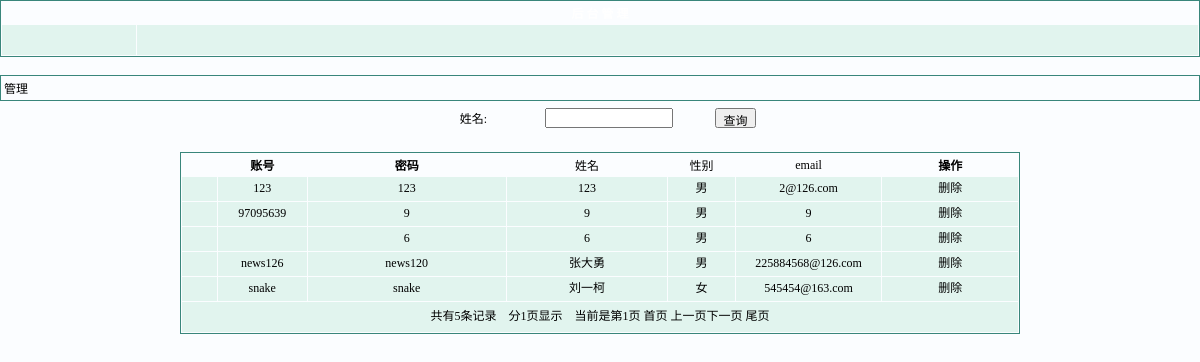
Page /houtai/hylist.php (signed in) on the committed database.
### tables this page shows
CREATE TABLE `hy` (
  `hy_id` int(4) NOT NULL AUTO_INCREMENT,
  `userid` varchar(50) DEFAULT NULL,
  `password` varchar(50) DEFAULT NULL,
  `email` varchar(50) DEFAULT NULL,
  `name` varchar(50) DEFAULT NULL,
  `sex` varchar(20) DEFAULT NULL,
  `tel` varchar(50) DEFAULT NULL,
  `zip` varchar(50) DEFAULT NULL,
  `tx` varchar(100) DEFAULT NULL,
  PRIMARY KEY (`hy_id`)
);

### houtai/hylist.php (the view, shortened to what this page needs)
<?
include("../inc/conn.php");
?>
<html>
<head>
<link rel="stylesheet" type="text/css" href="Admin_Style.css">
</head>
<body leftmargin="2" topmargin="0" marginwidth="0" marginheight="0">
<table width="100%" border="0" align="center" cellpadding="2" cellspacing="1" class="border">
  <tr class="topbg">
    <td height="22" colspan="2"  align="center"><strong>后 台 管 理</strong></td>
  </tr>
  <tr class="tdbg">
    <td width="145" height="30" ><strong></strong></td>
    <td width="1175">&nbsp;</td>
  </tr>
</table>
<br>
<table width="100%" border="0" align="center" cellpadding="2" cellspacing="1" class="border">
  <tr class="title">
    <td height="22">管理</td>
  </tr>
</table>
<table width="351" border="0" align="center" cellpadding="0" cellspacing="0">
  <form action="hylist.php">
    <tr>
      <td width="98" height="33" align="center">姓名:</td>
      <td width="173" align="center"><input name="key" type="text" id="key" size="15"></td>
      <td width="80" align="center"><input type="submit" name="Submit" value="查询"></td>
    </tr>
  </form>
</table>
<br>
<table width='70%' border="0" cellpadding="0" cellspacing="0" align=center>
  <tr>
     <td><table class="border" border="0" cellspacing="1" width="100%" cellpadding="0">
          <tr class="title" height="22">
            <td height="22" width="40" align="center">&nbsp;</td>
            <td width="95" align="center"  height="22"><strong>账号</strong></td>
            <td align="center"  width=223><strong>密码</strong></td>
            <td align="center"  width=183>姓名</td>
            <td align="center"  width=75>性别</td>
            <td  width=152 align="center">email</td>
            <td width="155" align="center" ><strong>操作</strong></td>
          </tr>
           <?php
$sql="select * from hy where 1=1";
$num=mysqli_num_rows(mysqli_query($conn, $sql));
$pagesize=15;
$pagecount=ceil($num/$pagesize)-1;
if(empty($_GET["page"]))
{
$page=0;
}
else
{
$page=$_GET["page"];
}
$nextpage=$page+1;
$prepage=$page-1;
$exec=$sql." order by hy_id desc limit ".($page*$pagesize).",$pagesize";
$result=mysqli_query($conn, $exec);
if($num==0)
{
 echo "<tr><td colspan=7>暂时没有信息</td></tr>";
}
else
{
while($rs=mysqli_fetch_array($result))
{
?>
          <tr class="tdbg" onMouseOut="this.style.backgroundColor=''" onMouseOver="this.style.backgroundColor='#BFDFFF'">
            <td width="40" height="24" align="center">&nbsp;</td>
            <td width="95" align="center"><?=$rs["userid"]?></td>
            <td align="center"><?=$rs["password"]?></td>
            <td align="center"><?=$rs["name"]?></td>
            <td align="center"><?=$rs["sex"]?></td>
            <td align="center"><?=$rs["email"]?></td>
            <td width="155" align="center"><a href="save_hy.php?act=del&id=<?=$rs["hy_id"]?>" class="text12">删除</a></td>
          </tr>
<?
  }
}
?>
		  <tr class="tdbg" onMouseOut="this.style.backgroundColor=''" onMouseOver="this.style.backgroundColor='#BFDFFF'">
			<td align=center  colspan=7  height=30><div align="center" class="text1">
共有<?=$num?>条记录　分<?=ceil($num/$pagesize)?>页显示　当前是第<?=$page+1?>页
<a href="?page=0" class="text1">首页</a>
<?
if ($page==0) echo "<span class='text1'>上一页</span>";
else echo "<a href='?page=$prepage' class='text1'>上一页</a>";
?>
<?
if($page==$pagecount) echo "<span class='text1'>下一页</span>";
else echo "<a href='?page=$nextpage' class='text1'>下一页</a>";
?>
<?
if($page==$pagecount) echo "<span class='text1'>尾页</span>";
else echo "<a href='?page=$pagecount' class='text1'>尾页</a>";
?>
</div></td>
		  </tr>
        </table>
</td>
</tr></table>
</body>
</html>

### rows in the picture
hy: userid "123", password "123", name "123", sex "男", email "2@126.com"
hy: userid "97095639", password "9", name "9", sex "男", email "9"
hy: password "6", name "6", sex "男", email "6"
hy: userid "news126", password "news120", name "张大勇", sex "男", email "225884568@126.com"
hy: userid "snake", password "snake", name "刘一柯", sex "女", email "545454@163.com"

### other values in the picture
$num "5"
ceil($num/$pagesize) "1"
$page+1 "1"
